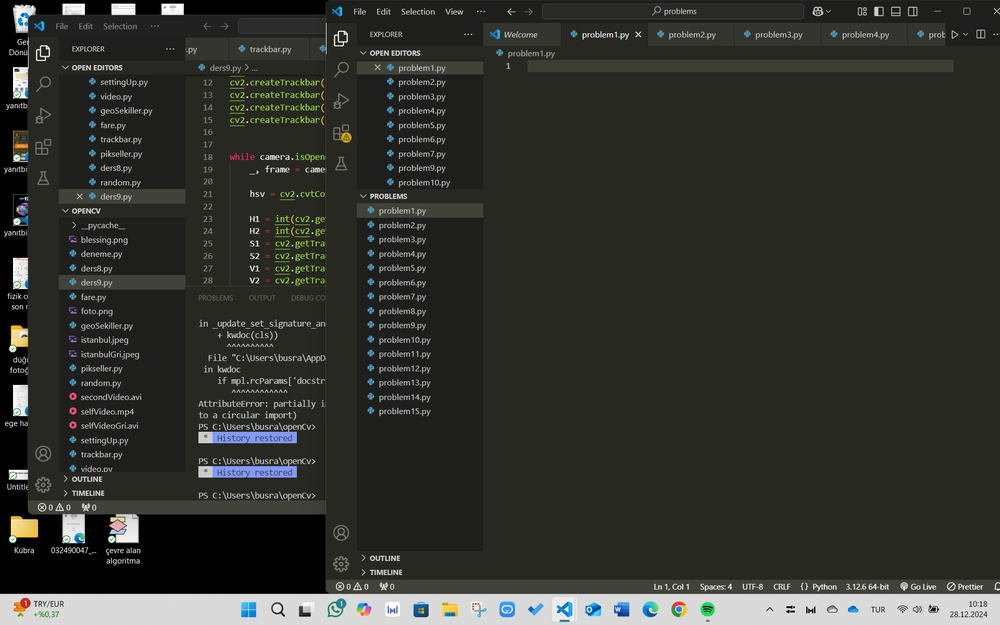
#> input picture images/image.png, 1000 x 625 px, shrunk from 1920 x 1200 before the run, found by its file name
$ python problem2.py
#> lines starting #> are read from the running program, lines starting #| are printed output that depends on the picture
#görüntü griye çevir

import cv2
import matplotlib as plt


image = r"C:\Users\Busra\Desktop\busra\problems\images\image.png"

img = cv2.imread(image)
#> img is the input picture: shape (625, 1000, 3); mean B, G, R 46.5, 51.3, 49.8
img_gray = cv2.imread(image,0)
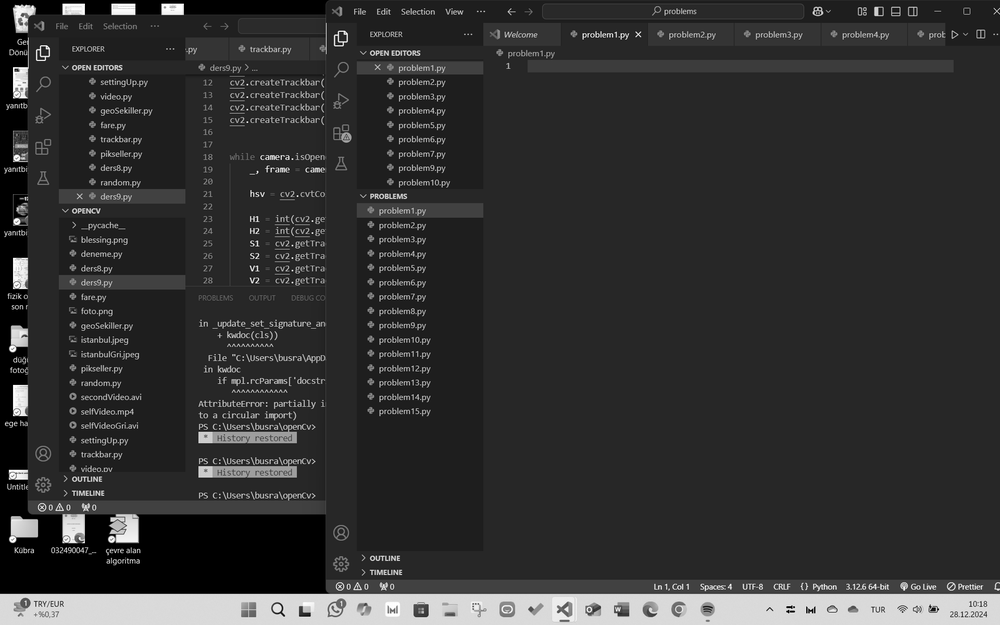
#> img_gray: shape (625, 1000); min 0, max 255, mean 50.1

cv2.imshow("window",img)
cv2.imshow("gray",img_gray)
cv2.waitKey(0) == ord("q")
cv2.destroyAllWindows()
